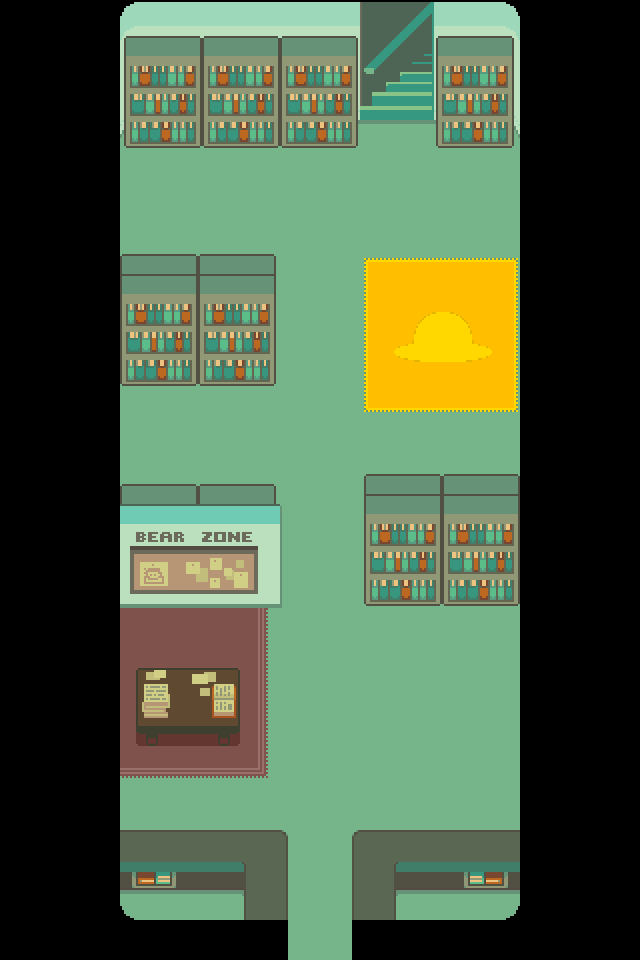

Below is a game level as drawn by its tile map, then a one-line description and the .tmx file that defines it, in full:
An orthogonal 16x24 tile map with 40x40 px tiles, 1 tile layer (Tile Layer 1) and 30 objects (15x interactable, 2x transition, fri1, lib2).

<map version="1.10" tiledversion="1.10.1" orientation="orthogonal" renderorder="right-down" width="16" height="24" tilewidth="40" tileheight="40" infinite="0" nextlayerid="5" nextobjectid="38">
 <editorsettings>
  <export target="library.lua" format="lua" />
 </editorsettings>
 <properties>
  <property name="light" type="bool" value="true" />
  <property name="music" value="frivatown" />
 </properties>
 <tileset firstgid="1" source="../../tilesets/frivatown/library.tsx" />
 <layer id="1" name="Tile Layer 1" width="16" height="24">
  <data encoding="csv">
0,0,1,2,3,4,5,6,7,8,9,10,11,12,0,0,
0,0,13,14,15,16,17,18,19,20,21,22,23,24,0,0,
0,0,25,26,27,28,29,30,31,32,33,34,35,36,0,0,
0,0,37,38,39,40,41,42,43,44,45,46,47,48,0,0,
0,0,49,50,51,52,53,54,55,56,57,58,59,60,0,0,
0,0,61,62,63,64,65,66,67,68,69,70,71,72,0,0,
0,0,73,74,75,76,77,78,79,80,81,82,83,84,0,0,
0,0,85,86,87,88,89,90,91,92,93,94,95,96,0,0,
0,0,97,98,99,100,101,102,103,104,105,106,107,108,0,0,
0,0,109,110,111,112,113,114,115,116,117,118,119,120,0,0,
0,0,121,122,123,124,125,126,127,128,129,130,131,132,0,0,
0,0,133,134,135,136,137,138,139,140,141,142,143,144,0,0,
0,0,145,146,147,148,149,150,151,152,153,154,155,156,0,0,
0,0,157,158,159,160,161,162,163,164,165,166,167,168,0,0,
0,0,169,170,171,172,173,174,175,176,177,178,179,180,0,0,
0,0,181,182,183,184,185,186,187,188,189,190,191,192,0,0,
0,0,193,194,195,196,197,198,199,200,201,202,203,204,0,0,
0,0,205,206,207,208,209,210,211,212,213,214,215,216,0,0,
0,0,217,218,219,220,221,222,223,224,225,226,227,228,0,0,
0,0,229,230,231,232,233,234,235,236,237,238,239,240,0,0,
0,0,241,242,243,244,245,246,247,248,249,250,251,252,0,0,
0,0,253,254,255,256,257,258,259,260,261,262,263,264,0,0,
0,0,265,266,267,268,269,270,271,272,273,274,275,276,0,0,
0,0,277,278,279,280,281,282,283,284,285,286,287,288,0,0
</data>
 </layer>
 <objectgroup id="2" name="collision">
  <object id="1" x="80" y="0" width="280" height="148" />
  <object id="2" x="434" y="0" width="86" height="148" />
  <object id="3" x="120" y="254" width="156" height="132" />
  <object id="4" x="80" y="120" width="40" height="840" />
  <object id="5" x="520" y="0" width="40" height="960" />
  <object id="6" x="120" y="830" width="168" height="130" />
  <object id="7" x="352" y="830" width="168" height="130" />
  <object id="8" x="120" y="484" width="156" height="20" />
  <object id="9" x="120" y="504" width="162" height="104" />
  <object id="10" x="136" y="668" width="104" height="78" />
  <object id="11" x="364" y="474" width="156" height="132" />
 </objectgroup>
 <objectgroup id="3" name="objects">
  <object id="16" name="transition" x="280" y="945" width="82" height="15">
   <properties>
    <property name="map" value="deoxynn/frivatown_1" />
    <property name="marker" value="lib1" />
   </properties>
  </object>
  <object id="17" name="transition" x="360" y="105" width="82" height="15">
   <properties>
    <property name="map" value="deoxynn/library_f2" />
    <property name="marker" value="lib1" />
   </properties>
  </object>
  <object id="19" name="interactable" x="124" y="36" width="78" height="112">
   <properties>
    <property name="cutscene" value="frivatown.lower_shelf_1" />
    <property name="once" type="bool" value="false" />
   </properties>
  </object>
  <object id="20" name="interactable" x="202" y="36" width="78" height="112">
   <properties>
    <property name="cutscene" value="frivatown.lower_shelf_2" />
    <property name="once" type="bool" value="false" />
   </properties>
  </object>
  <object id="21" name="interactable" x="280" y="36" width="78" height="112">
   <properties>
    <property name="cutscene" value="frivatown.lower_shelf_3" />
    <property name="once" type="bool" value="false" />
   </properties>
  </object>
  <object id="22" name="interactable" x="436" y="36" width="78" height="112">
   <properties>
    <property name="cutscene" value="frivatown.lower_shelf_4" />
    <property name="once" type="bool" value="false" />
   </properties>
  </object>
  <object id="23" name="interactable" x="120" y="254" width="78" height="20">
   <properties>
    <property name="cutscene" value="frivatown.lower_shelf_5" />
    <property name="once" type="bool" value="false" />
   </properties>
  </object>
  <object id="24" name="interactable" x="198" y="254" width="78" height="20">
   <properties>
    <property name="cutscene" value="frivatown.lower_shelf_6" />
    <property name="once" type="bool" value="false" />
   </properties>
  </object>
  <object id="25" name="interactable" x="120" y="274" width="78" height="112">
   <properties>
    <property name="cutscene" value="frivatown.lower_shelf_7" />
    <property name="once" type="bool" value="false" />
   </properties>
  </object>
  <object id="26" name="interactable" x="198" y="274" width="78" height="112">
   <properties>
    <property name="cutscene" value="frivatown.lower_shelf_8" />
    <property name="once" type="bool" value="false" />
   </properties>
  </object>
  <object id="35" name="interactable" x="364" y="494" width="78" height="112">
   <properties>
    <property name="cutscene" value="frivatown.lower_shelf_13" />
    <property name="once" type="bool" value="false" />
   </properties>
  </object>
  <object id="36" name="interactable" x="442" y="494" width="78" height="112">
   <properties>
    <property name="cutscene" value="frivatown.lower_shelf_14" />
    <property name="once" type="bool" value="false" />
   </properties>
  </object>
  <object id="30" name="interactable" x="120" y="484" width="78" height="20">
   <properties>
    <property name="cutscene" value="frivatown.lower_shelf_9" />
    <property name="once" type="bool" value="false" />
   </properties>
  </object>
  <object id="31" name="interactable" x="198" y="484" width="78" height="20">
   <properties>
    <property name="cutscene" value="frivatown.lower_shelf_10" />
    <property name="once" type="bool" value="false" />
   </properties>
  </object>
  <object id="33" name="interactable" x="364" y="474" width="78" height="20">
   <properties>
    <property name="cutscene" value="frivatown.lower_shelf_11" />
    <property name="once" type="bool" value="false" />
   </properties>
  </object>
  <object id="34" name="interactable" x="442" y="474" width="78" height="20">
   <properties>
    <property name="cutscene" value="frivatown.lower_shelf_12" />
    <property name="once" type="bool" value="false" />
   </properties>
  </object>
  <object id="37" name="interactable" x="134" y="550" width="120" height="44">
   <properties>
    <property name="cutscene" value="frivatown.bz" />
   </properties>
  </object>
 </objectgroup>
 <objectgroup id="4" name="markers">
  <object id="12" name="fri1" x="320" y="920">
   <point />
  </object>
  <object id="13" name="lib2" x="400" y="160">
   <point />
  </object>
 </objectgroup>
</map>
